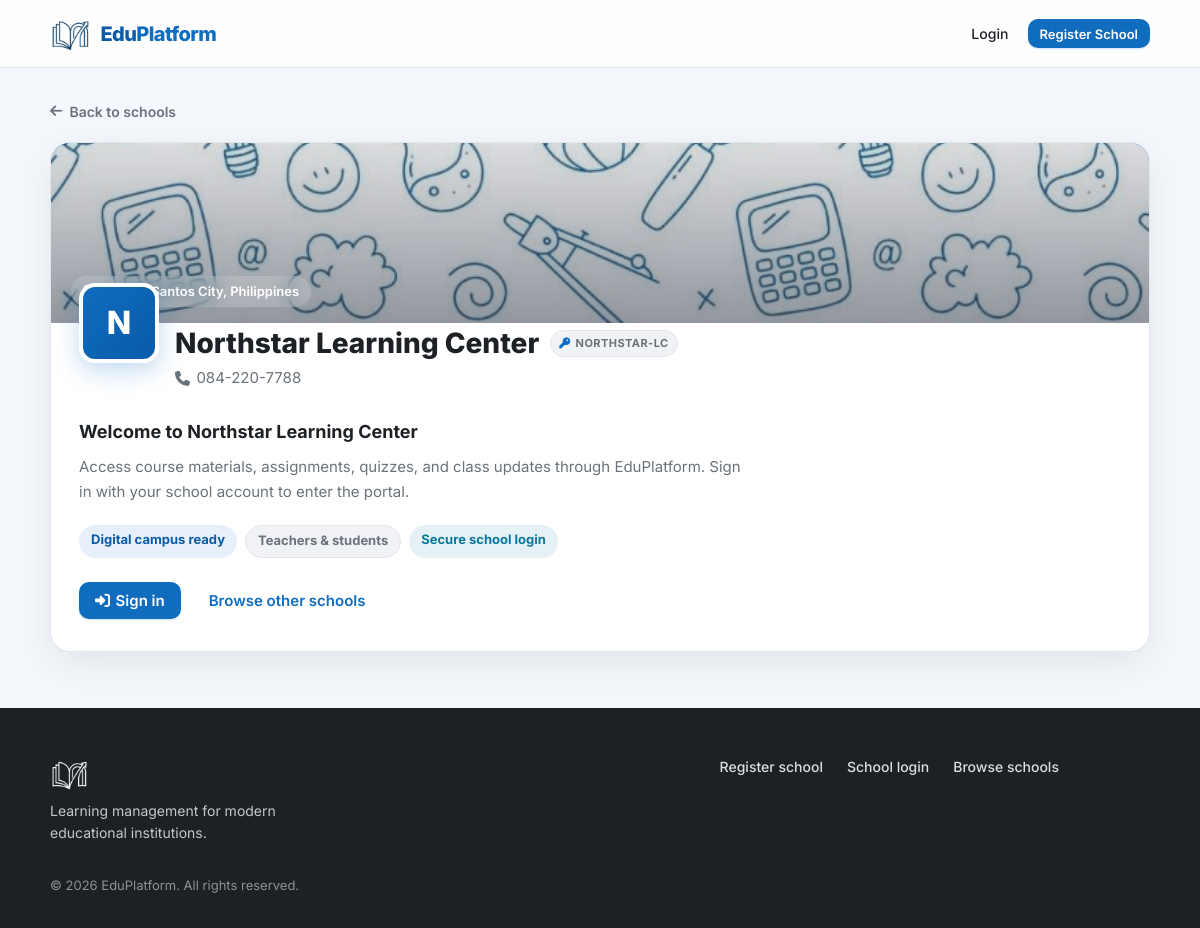
The page /schools/NORTHSTAR-LC/enroll on the database its author committed.
### tables this page shows
CREATE TABLE schools (
    id INT UNSIGNED AUTO_INCREMENT PRIMARY KEY,
    name VARCHAR(255) NOT NULL,
    slug VARCHAR(255) NOT NULL UNIQUE,
    school_code VARCHAR(32) DEFAULT NULL UNIQUE,
    email VARCHAR(255) NOT NULL,
    phone VARCHAR(50) DEFAULT NULL,
    address TEXT DEFAULT NULL,
    cover_image VARCHAR(512) DEFAULT NULL,
    logo_image VARCHAR(512) DEFAULT NULL,
    status ENUM('pending', 'active', 'rejected', 'suspended') NOT NULL DEFAULT 'pending',
    registered_at DATETIME NOT NULL DEFAULT CURRENT_TIMESTAMP,
    approved_at DATETIME DEFAULT NULL,
    approved_by INT UNSIGNED DEFAULT NULL,
    created_at DATETIME NOT NULL DEFAULT CURRENT_TIMESTAMP,
    updated_at DATETIME NOT NULL DEFAULT CURRENT_TIMESTAMP ON UPDATE CURRENT_TIMESTAMP
);

### includes/layout/page_loader.php (called while the page is built, shortened)
<?= siteLogoImg('site-logo site-logo--loader') ?>

### includes/bootstrap.php (called while the page is built, shortened)
<?php
require_once __DIR__ . '/env.php';
require_once __DIR__ . '/helpers.php';
function db(): PDO
{
    static $pdo = null;
    if ($pdo === null) {
        $config = require __DIR__ . '/../config/database.php';
        $dsn = sprintf(
            'mysql:host=%s;dbname=%s;charset=%s',
            $config['host'],
            $config['dbname'],
            $config['charset']
        );
        $pdo = new PDO($dsn, $config['username'], $config['password'], [
            PDO::ATTR_ERRMODE            => PDO::ERRMODE_EXCEPTION,
            PDO::ATTR_DEFAULT_FETCH_MODE => PDO::FETCH_ASSOC,
            PDO::ATTR_EMULATE_PREPARES   => false,
            PDO::MYSQL_ATTR_INIT_COMMAND => "SET time_zone = '+00:00'",
        ]);
    }
    return $pdo;
}
require_once __DIR__ . '/auth.php';

### includes/auth.php (called while the page is built, shortened)
<?php
function resolveLoginSchool(?string $slug, int $id = 0, ?string $code = null): ?array
{
    if ($code !== null && $code !== '') {
        $stmt = db()->prepare('SELECT * FROM schools WHERE UPPER(school_code) = UPPER(?)');
        $stmt->execute([trim($code)]);
        return $stmt->fetch() ?: null;
    }
    return null;
}

### schools/enroll.php (the view, shortened to what this page needs)
<?php
require_once __DIR__ . '/../includes/bootstrap.php';
$code = normalizeSchoolCode($_GET['code'] ?? '');
$school = $code !== '' ? resolveLoginSchool(null, 0, $code) : null;
$loginUrl = url('login.php?code=' . urlencode($school['school_code'] ?? ''));
$coverUrl = schoolCoverImageUrl($school);
require __DIR__ . '/../includes/layout/header.php';
?>
<section class="school-public-hero">
    <div class="container landing-section-container">
        <a href="<?= url('index.php#schools') ?>" class="school-public-back">
            <i class="fa-solid fa-arrow-left"></i> Back to schools
        </a>
        <div class="school-public-card">
            <div class="school-public-cover" style="background-image: url('<?= e($coverUrl) ?>')" aria-hidden="true">
                <?php if ($school['address']): ?>
                    <span class="school-public-cover-label"><i class="fa-solid fa-location-dot"></i> <?= e($school['address']) ?></span>
                <?php endif; ?>
            </div>
            <header class="school-public-header">
                <?= schoolAvatarHtml($school, 'school-public-avatar') ?>
                <div class="school-public-heading">
                    <div class="school-public-title-row">
                        <h1><?= e($school['name']) ?></h1>
                        <?php if (!empty($school['school_code'])): ?>
                            <span class="school-code-tag"><i class="fa-solid fa-key"></i> <?= e($school['school_code']) ?></span>
                        <?php endif; ?>
                    </div>
                    <?php if ($school['phone']): ?>
                        <p class="school-public-meta"><i class="fa-solid fa-phone"></i> <?= e($school['phone']) ?></p>
                    <?php endif; ?>
                </div>
            </header>
            <div class="school-public-body">
                <h2>Welcome to <?= e($school['name']) ?></h2>
                <p class="school-public-intro">
                    Access course materials, assignments, quizzes, and class updates through <?= e(APP_NAME) ?>.
                    Sign in with your school account to enter the portal.
                </p>
                <div class="school-public-tags">
                    <span class="school-public-tag">Digital campus ready</span>
                    <span class="school-public-tag school-public-tag--muted">Teachers &amp; students</span>
                    <span class="school-public-tag school-public-tag--accent">Secure school login</span>
                </div>
                <div class="school-public-actions">
                    <a href="<?= e($loginUrl) ?>" class="btn btn-primary btn-lg">
                        <i class="fa-solid fa-right-to-bracket"></i> Sign in
                    </a>
                    <a href="<?= url('index.php#schools') ?>" class="btn btn-outline btn-lg">Browse other schools</a>
                </div>
            </div>
        </div>
    </div>
</section>
<?php require __DIR__ . '/../includes/layout/footer.php'; ?>

### includes/helpers.php (shortened to what this page needs)
<?php
function siteLogoPath(): string
{
    return 'assets/img/Gemini_Generated_Image_lt629klt629klt62-removebg-preview.png';
}
function siteLogoUrl(): string
{
    return url(siteLogoPath());
}
function siteLogoImg(string $class = 'site-logo', ?string $alt = null): string
{
    return '<img src="' . e(siteLogoUrl()) . '" alt="' . e($alt ?? APP_NAME) . '" class="' . e($class) . '">';
}
function url(string $path = ''): string
{
    $path = ltrim($path, '/');
    $query = '';
    if (($pos = strpos($path, '?')) !== false) {
        $query = substr($path, $pos);
        $path = substr($path, 0, $pos);
    }
    return BASE_URL . '/' . $path . $query;
}
function schoolDefaultCoverUrls(): array
{
    return [
        url('assets/img/school-covers/default-1.jpg'),
        url('assets/img/school-covers/default-2.jpg'),
        url('assets/img/school-covers/default-3.jpg'),
        url('assets/img/school-covers/default-4.jpg'),
    ];
}
function schoolCoverImageUrl(array $school): string
{
    $custom = trim((string) ($school['cover_image'] ?? ''));
    $defaults = schoolDefaultCoverUrls();
    $index = abs((int) ($school['id'] ?? 0)) % count($defaults);
    return $defaults[$index];
}
function schoolLogoImageUrl(array $school): ?string
{
    $custom = trim((string) ($school['logo_image'] ?? ''));
    return null;
}
function schoolAvatarInitial(array $school): string
{
    return strtoupper(mb_substr($school['name'] ?? 'S', 0, 1));
}
function schoolAvatarHtml(array $school, string $class): string
{
    $logoUrl = schoolLogoImageUrl($school);
    return '<div class="' . $class . '" aria-hidden="true">' . e(schoolAvatarInitial($school)) . '</div>';
}
function e(?string $value): string
{
    return htmlspecialchars($value ?? '', ENT_QUOTES, 'UTF-8');
}
function normalizeSchoolCode(string $code): string
{
    return strtoupper(trim($code));
}
    ?>

### rows shown on the page
schools: address "General Santos City, Philippines", name "N", name "Northstar Learning Center", school_code "NORTHSTAR-LC", phone "084-220-7788"

### other values the page prints
APP_NAME "EduPlatform"
